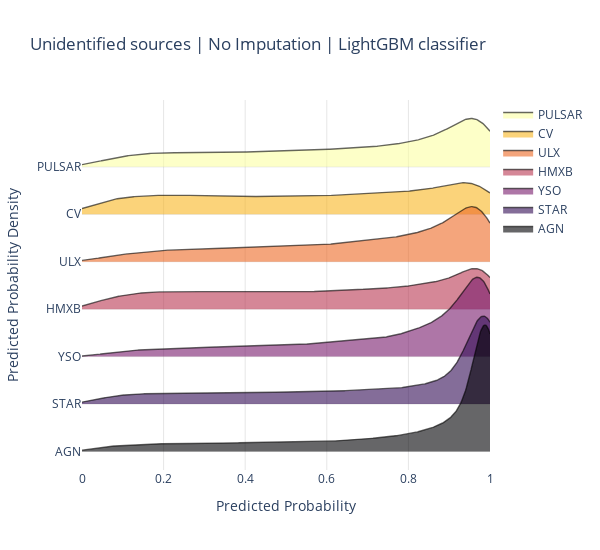

The notebook cell saved with this chart:
### Code cell
from numpy.random import normal
from ridgeplot import ridgeplot
cl = classes[::-1]
cl.remove('LMXB')
sample = [u_df[u_df['class']==c]['prob'] for c in cl]
fig = ridgeplot(
    samples=sample,
    kde_points=np.linspace(0, 1, 500),
    colorscale="inferno",
    colormode="index",
    coloralpha=0.6,
    labels=cl,
    spacing = 3 / 8,
    xpad=0
)
fig.update_layout(
    title="Unidentified sources | No Imputation | LightGBM classifier",
    height=550,
    width=600,
    plot_bgcolor="rgba(255, 255, 255, 0.0)",
    xaxis_gridcolor="rgba(0, 0, 0, 0.1)",
    yaxis_gridcolor="rgba(0, 0, 0, 0.1)",
    xaxis_title="Predicted Probability",
    yaxis_title="Predicted Probability Density",
)

#fig.save('temp.png')
#fig.write_image('temp_res_comp/unid_prob_dist/lightGBM_none.jpg')
fig.show()

### Figure 1 — Plotly figure (JSON) as saved in the notebook; plotly's stock layout.template omitted (floating-point values rounded to 4 significant figures; data arrays with more than 128 entries replaced by an {"elided": "..."} marker saying what was removed)
{"data": [{"line": {"color": "rgba(0,0,0,0)", "width": 0}, "showlegend": false, "type": "scatter", "x": {"elided": "500 float values"}, "y": {"elided": "500 int values"}}, {"fill": "tonexty", "fillcolor": "rgba(252, 255, 164, 0.6)", "line": {"color": "rgba(0,0,0,0.6)", "width": 1.4}, "mode": "lines", "name": "PULSAR", "type": "scatter", "x": {"elided": "500 float values"}, "y": {"elided": "500 float values"}}, {"line": {"color": "rgba(0,0,0,0)", "width": 0}, "showlegend": false, "type": "scatter", "x": {"elided": "500 float values"}, "y": {"elided": "500 float values"}}, {"fill": "tonexty", "fillcolor": "rgba(249.0, 182.00000000000006, 33.50000000000006, 0.6)", "line": {"color": "rgba(0,0,0,0.6)", "width": 1.4}, "mode": "lines", "name": "CV", "type": "scatter", "x": {"elided": "500 float values"}, "y": {"elided": "500 float values"}}, {"line": {"color": "rgba(0,0,0,0)", "width": 0}, "showlegend": false, "type": "scatter", "x": {"elided": "500 float values"}, "y": {"elided": "500 float values"}}, {"fill": "tonexty", "fillcolor": "rgba(237, 105, 37, 0.6)", "line": {"color": "rgba(0,0,0,0.6)", "width": 1.4}, "mode": "lines", "name": "ULX", "type": "scatter", "x": {"elided": "500 float values"}, "y": {"elided": "500 float values"}}, {"line": {"color": "rgba(0,0,0,0)", "width": 0}, "showlegend": false, "type": "scatter", "x": {"elided": "500 float values"}, "y": {"elided": "500 float values"}}, {"fill": "tonexty", "fillcolor": "rgba(186.0, 56.0, 83.0, 0.6)", "line": {"color": "rgba(0,0,0,0.6)", "width": 1.4}, "mode": "lines", "name": "HMXB", "type": "scatter", "x": {"elided": "500 float values"}, "y": {"elided": "500 float values"}}, {"line": {"color": "rgba(0,0,0,0)", "width": 0}, "showlegend": false, "type": "scatter", "x": {"elided": "500 float values"}, "y": {"elided": "500 float values"}}, {"fill": "tonexty", "fillcolor": "rgba(120, 28, 109, 0.6)", "line": {"color": "rgba(0,0,0,0.6)", "width": 1.4}, "mode": "lines", "name": "YSO", "type": "scatter", "x": {"elided": "500 float values"}, "y": {"elided": "500 float values"}}, {"line": {"color": "rgba(0,0,0,0)", "width": 0}, "showlegend": false, "type": "scatter", "x": {"elided": "500 float values"}, "y": {"elided": "500 float values"}}, {"fill": "tonexty", "fillcolor": "rgba(50.5, 12.0, 86.0, 0.6)", "line": {"color": "rgba(0,0,0,0.6)", "width": 1.4}, "mode": "lines", "name": "STAR", "type": "scatter", "x": {"elided": "500 float values"}, "y": {"elided": "500 float values"}}, {"line": {"color": "rgba(0,0,0,0)", "width": 0}, "showlegend": false, "type": "scatter", "x": {"elided": "500 float values"}, "y": {"elided": "500 float values"}}, {"fill": "tonexty", "fillcolor": "rgba(0, 0, 4, 0.6)", "line": {"color": "rgba(0,0,0,0.6)", "width": 1.4}, "mode": "lines", "name": "AGN", "type": "scatter", "x": {"elided": "500 float values"}, "y": {"elided": "500 float values"}}], "layout": {"height": 550, "hovermode": false, "legend": {"traceorder": "normal"}, "plot_bgcolor": "rgba(255, 255, 255, 0.0)", "title": {"text": "Unidentified sources | No Imputation | LightGBM classifier"}, "width": 600, "xaxis": {"gridcolor": "rgba(0, 0, 0, 0.1)", "range": [0, 1], "showgrid": true, "showticklabels": true, "title": {"text": "Predicted Probability"}, "zeroline": false}, "yaxis": {"gridcolor": "rgba(0, 0, 0, 0.1)", "showgrid": true, "showticklabels": true, "ticktext": ["PULSAR", "CV", "ULX", "HMXB", "YSO", "STAR", "AGN"], "tickvals": [0, -2.265, -4.53, -6.795, -9.06, -11.33, -13.59], "title": {"text": "Predicted Probability Density"}, "zeroline": false}}}
